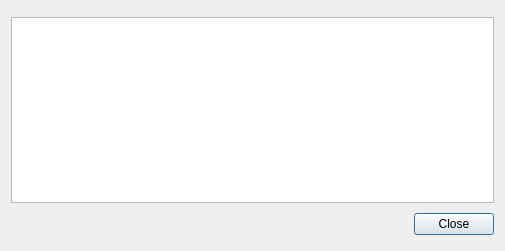
<?xml version="1.0" encoding="UTF-8"?>
<ui version="4.0">
 <class>KstViewVectorsDialog</class>
 <widget class="QDialog" name="KstViewVectorsDialog">
  <property name="geometry">
   <rect>
    <x>0</x>
    <y>0</y>
    <width>505</width>
    <height>251</height>
   </rect>
  </property>
  <property name="windowTitle">
   <string>View Vector Values</string>
  </property>
  <layout class="QVBoxLayout" name="verticalLayout">
   <item>
    <widget class="VectorSelector" name="vectorSelector" native="true"/>
   </item>
   <item>
    <widget class="QTableView" name="_table"/>
   </item>
   <item>
    <layout class="QHBoxLayout">
     <item>
      <spacer name="spacer4">
       <property name="orientation">
        <enum>Qt::Horizontal</enum>
       </property>
       <property name="sizeType">
        <enum>QSizePolicy::Expanding</enum>
       </property>
       <property name="sizeHint" stdset="0">
        <size>
         <width>391</width>
         <height>31</height>
        </size>
       </property>
      </spacer>
     </item>
     <item>
      <widget class="QPushButton" name="Cancel">
       <property name="sizePolicy">
        <sizepolicy hsizetype="Fixed" vsizetype="Fixed">
         <horstretch>0</horstretch>
         <verstretch>0</verstretch>
        </sizepolicy>
       </property>
       <property name="text">
        <string>Close</string>
       </property>
      </widget>
     </item>
    </layout>
   </item>
  </layout>
 </widget>
 <layoutdefault spacing="6" margin="11"/>
 <pixmapfunction>qPixmapFromMimeSource</pixmapfunction>
 <customwidgets>
  <customwidget>
   <class>VectorSelector</class>
   <extends>QWidget</extends>
   <header>vectorselector.h</header>
  </customwidget>
 </customwidgets>
 <resources/>
 <connections/>
</ui>
